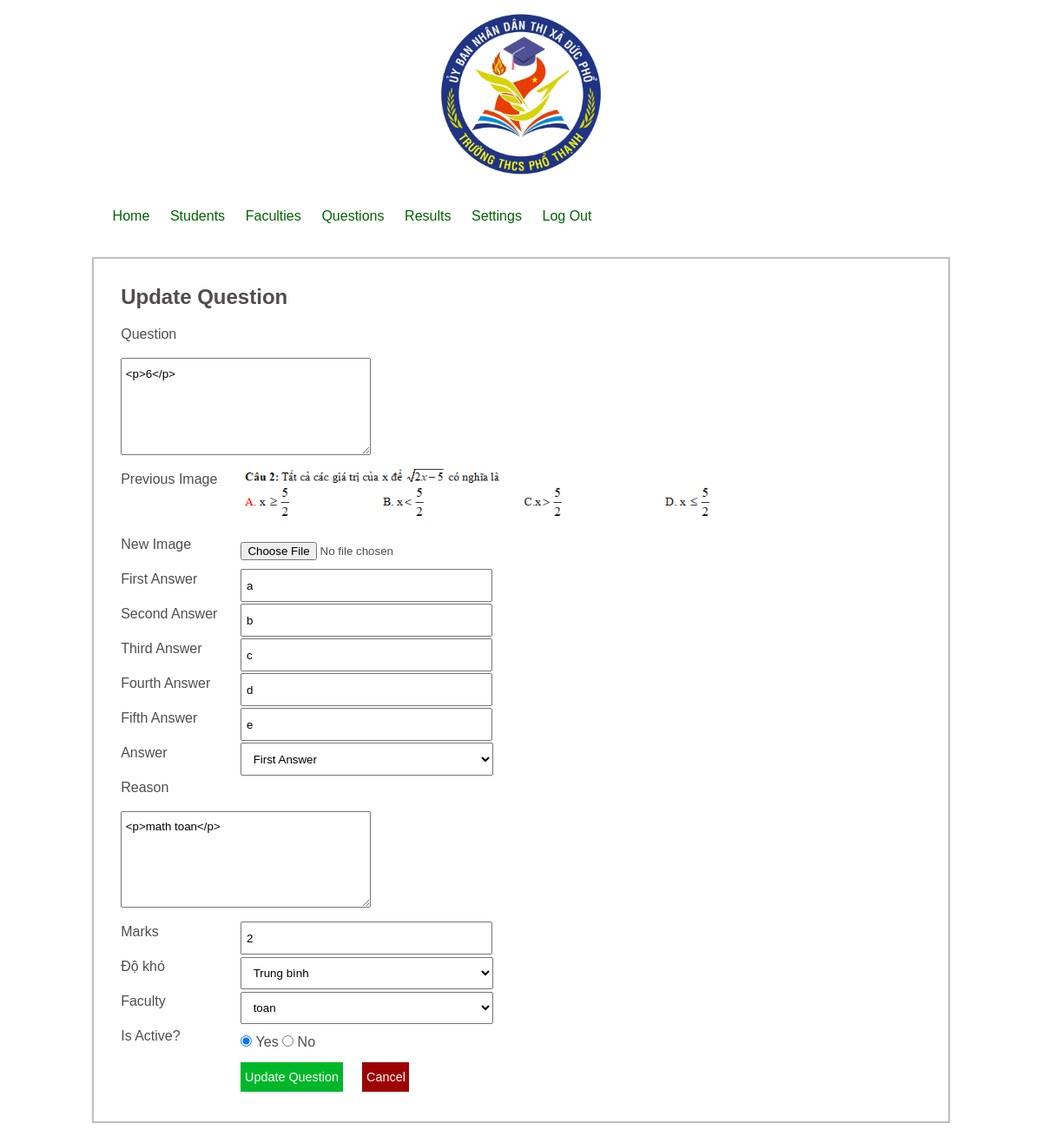
The app's page /admin/index.php?page=update_question&id=109 (signed in) with its own data.
### tables this page shows
CREATE TABLE `tbl_question` (
  `question_id` int(10) UNSIGNED NOT NULL,
  `question` longtext NOT NULL,
  `first_answer` varchar(255) NOT NULL,
  `second_answer` varchar(255) NOT NULL,
  `third_answer` varchar(255) NOT NULL,
  `fourth_answer` varchar(255) NOT NULL,
  `fifth_answer` varchar(255) NOT NULL,
  `answer` int(11) NOT NULL,
  `reason` longtext NOT NULL,
  `marks` decimal(10,0) NOT NULL,
  `category` varchar(100) NOT NULL,
  `faculty` int(11) NOT NULL,
  `is_active` varchar(10) NOT NULL,
  `added_date` date NOT NULL,
  `updated_date` date NOT NULL,
  `image_name` varchar(255) NOT NULL
);

CREATE TABLE `tbl_faculty` (
  `faculty_id` int(10) UNSIGNED NOT NULL,
  `faculty_name` varchar(150) NOT NULL,
  `time_duration` int(11) NOT NULL,
  `qns_per_set` int(11) NOT NULL,
  `total_english` int(10) UNSIGNED NOT NULL,
  `total_math` int(10) UNSIGNED NOT NULL,
  `is_active` varchar(10) NOT NULL,
  `added_date` date NOT NULL,
  `updated_date` date NOT NULL
);

### admin/index.php (called while the page is built, shortened)
<?php
    include('config/apply.php');
    include('../box/header.php');
    include('../box/menu.php');
    include('pages/main.php');
    include('../box/footer.php');
?>

### admin/config/apply.php (called while the page is built, shortened)
<?php
    $obj=new Functions();
?>

### admin/config/database.php (called while the page is built, shortened)
<?php
    Class Database
    {
        public function select_data($tbl_name,$where="",$other="")
        {
            $query="SELECT * FROM $tbl_name";
            if($where!="")
            {
                $query.=" WHERE $where";
            }
            return $query;
        }
        public function execute_query($conn,$query)
        {
            $res=mysqli_query($conn,$query) or die(mysqli_error($conn));
            return $res;
        }
        public function num_rows($res)
        {
            $num_rows=mysqli_num_rows($res);
            return $num_rows;
        }
        public function fetch_data($res)
        {
            $row=mysqli_fetch_assoc($res);
            return $row;
        }
    }
?>

### admin/pages/update_question.php (the view, shortened to what this page needs)
<?php
    if(isset($_GET['id']))
    {
        $question_id=$_GET['id'];
        $tbl_name='tbl_question';
        $where="question_id=$question_id";
        $query=$obj->select_data($tbl_name,$where);
        $res=$obj->execute_query($conn,$query);
        $count_rows=$obj->num_rows($res);
        if($count_rows==1)
        {
            $row=$obj->fetch_data($res);
           $question=$row['question'];
           $first_answer=$row['first_answer'];
           $second_answer=$row['second_answer'];
           $third_answer=$row['third_answer'];
           $fourth_answer=$row['fourth_answer'];
           $fifth_answer=$row['fifth_answer'];
           $answer=$row['answer'];
           $reason=$row['reason'];
           $marks=$row['marks'];
           $category=$row['category'];
           $faculty_db=$row['faculty'];
           $is_active=$row['is_active'];
           $previous_image=$row['image_name'];
        }
        else
        {
            header('location:'.SITEURL.'admin/index.php?page=questions');
        }
    }
    else
    {
        header('location:'.SITEURL.'admin/index.php?page=questions');
    }
?>
<div class="main">
    <div class="content">
        <div class="report">
            <form method="post" action="" class="forms" enctype="multipart/form-data">
                <h2>Update Question</h2>
                <span class="name">Question</span><br />
                <textarea name="question" required="true"><?php echo $question; ?></textarea> <br />
                <?php
                    if($previous_image!="")
                    {
                        ?>
                        <span class="name">Previous Image</span>
                        <img src="<?php echo SITEURL; ?>images/questions/<?php echo $previous_image; ?>" /> <br />
                        <?php
                    }
                ?>
                <span class="name">New Image</span>
                <input type="file" name="image" /><br />
                <span class="name">First Answer</span>
                <input type="text" name="first_answer" value="<?php echo $first_answer;; ?>" required="true" /><br />
                <span class="name">Second Answer</span>
                <input type="text" name="second_answer" value="<?php echo $second_answer; ?>" required="true" /><br />
                <span class="name">Third Answer</span>
                <input type="text" name="third_answer" value="<?php echo $third_answer; ?>" required="true" /><br />
                <span class="name">Fourth Answer</span>
                <input type="text" name="fourth_answer" value="<?php echo $fourth_answer; ?>" required="true" /><br />
                <span class="name">Fifth Answer</span>
                <input type="text" name="fifth_answer" value="<?php echo $fifth_answer; ?>" required="true" /><br />
                <span class="name">Answer</span>
                <select name="answer">
                    <option <?php if($answer==1){echo "selected='seleccted'";} ?> value="1">First Answer</option>
                </select>
                <br />
                <span class="name">Reason</span><br />
                <textarea name="reason" ><?php echo $reason; ?></textarea>
                <br />
                <span class="name">Marks</span>
                <input type="text" name="marks" value="<?php echo $marks; ?>" />
                <br />
                <span class="name">Độ khó</span>
                <select name="category">
                    <option  <?php if($category=="Math"){echo "selected='seleccted'";} ?> value="Math">Trung bình</option>
                </select>
                <br />
                <span class="name">Faculty</span>
                <select name="faculty">
                     <?php
                        $tbl_name="tbl_faculty";
                        $query=$obj->select_data($tbl_name);
                        $res=$obj->execute_query($conn,$query);
                        $count_rows=$obj->num_rows($res);
                        if($count_rows>0)
                        {
                            while($row=$obj->fetch_data($res))
                            {
                                $faculty_id=$row['faculty_id'];
                                $faculty_name=$row['faculty_name'];
                                ?>
                                <option <?php if($faculty_db==$faculty_id){echo"selected='selected'";} ?> value="<?php echo $faculty_id; ?>"><?php echo $faculty_name; ?></option>
                                <?php
                            }
                        }
                        else
                        {
                            ?>
                            <option value="0">Uncategorized</option>
                            <?php
                        }
                    ?>
                </select>
                <br />
                <span class="name">Is Active?</span>
                <input <?php if($is_active=='yes'){echo "checked='checked'";} ?> type="radio" name="is_active" value="yes" /> Yes
                <input <?php if($is_active=='no'){echo "checked='checked'";} ?> type="radio" name="is_active" value="no" /> No
                <br />
                <input type="submit" name="submit" value="Update Question" class="btn-update" style="margin-left: 15%;" />
                <a href="<?php echo SITEURL; ?>admin/index.php?page=questions"><button type="button" class="btn-delete">Cancel</button></a>
            </form>
        </div>
    </div>
</div>

### assets/css/style.css (style rules this page uses)
* { margin: 0 0; padding: 0 0; font-family: arial, sans-serif; line-height: 25px; }
.main { margin: 2% 0; }
.main .content { border: 1px solid silver; width: 80%; padding: 1%; margin: 0 auto; box-shadow: 0 0 1px 1px silver; }
.main .content .report { color: #4f4d4d; line-height: 50px; }
.main .content .report .forms { padding: 2%; line-height: 40px; }
.main .content .report .forms .name { width: 15%; float: left; }
.main .content .report .forms h2 { margin-bottom: 2%; }
.main .content .report .forms input[type='text'],.main .content .report .forms input[type='email'], .main .content .report .forms input[type='tel'],.main .content .report .forms input[type='number'], .main .content .report .forms input[type='password'] { padding: 0.5%; width: 30%; }
.main .content .report .forms textarea { width: 30%; height: 100px; padding: 0.5%; }
.main .content .report .forms select { width: 31.5%; padding: 1%; }
.main .content .report .forms img { width: 550px; }
.btn-update { background-color: #00b72a; color: #FFFFFF; font-size: 90%; font-weight: normal; padding: 0.5%; margin: 0 1%; border: none; cursor: pointer; }
.btn-delete { background-color: #9e0303; color: #FFFFFF; font-size: 90%; font-weight: normal; padding: 0.5%; margin: 0 1%; border: none; cursor: pointer; }

### records on screen
tbl_question: question "<p>6</p>", image_name (picture), first_answer "a", second_answer "b", third_answer "c", fourth_answer "d", fifth_answer "e", answer "First Answer", reason "<p>math toan</p>", marks "2", category "Trung bình", faculty "toan", is_active "☑"
